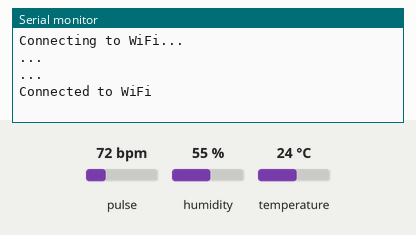
The sketch below on a simulated ESP32. Shown: the last lines printed to the serial monitor. The inputs (shaded band) are chosen by the test bench; at power-on: pulse 72 bpm, humidity 55 %, temperature 24 °C. WiFi joins after 1.5 s; servers stay silent unless stated; web services answer with replies made up by the test bench.

Above: at 3.2 s.
3.3 s: pulse set to 118 bpm
At 16.2 s:
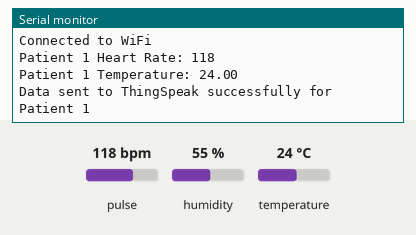
16.5 s: pulse set to 122 bpm
At 31.6 s:
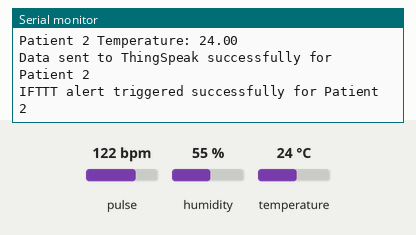

The sketch:

MultipleRemoteHealthMonitoring.ino
```cpp
#define USE_ARDUINO_INTERRUPTS true
#include <PulseSensorPlayground.h>
#include <Wire.h>
#include <DHT.h>
#include <WiFi.h>
#include <HTTPClient.h>

// Define patient structure
struct Patient {
    String patientID;
    String roomNo;
    int heartRate;
    float temperature;
};

// Create virtual patients
Patient patient1 = {"Patient 1", "Room 101", 0, 0};  // Real data
Patient patient2 = {"Patient 2", "Room 102", 0, 0};  // Simulated data

// Pulse Sensor setup
const int PULSE_INPUT = 34;  // GPIO34 for ESP32
const int THRESHOLD = 550;   // Threshold for heart rate detection
PulseSensorPlayground pulseSensor;

// DHT setup
#define DHTPIN 23
#define DHTTYPE DHT11
DHT dht(DHTPIN, DHTTYPE);

// Wi-Fi and ThingSpeak setup
const char* ssid = "//yourSSID//";
const char* password = "//Your pass// ";
String apiKeyPatient1 = "*******";  // ThingSpeak API Key for Patient 1
String apiKeyPatient2 = "********";  // ThingSpeak API Key for Patient 2
const char* server = "http://api.thingspeak.com/update";

// IFTTT setup
const char* ifttt_event_name_1 = "patient_1_alert";  // Event for Patient 1
const char* ifttt_event_name_2 = "patient_2_alert";  // Event for Patient 2
const char* ifttt_key = "caT3j1GCDuE7i6NMXRFw5c";
String ifttt_url_1 = "http://maker.ifttt.com/trigger/" + String(ifttt_event_name_1) + "/with/key/" + String(ifttt_key);
String ifttt_url_2 = "http://maker.ifttt.com/trigger/" + String(ifttt_event_name_2) + "/with/key/" + String(ifttt_key);

// Timing variables
unsigned long lastSwitchTime = 0;
const unsigned long switchInterval = 15000;  // 15 seconds
int currentPatient = 1; // Start with Patient 1

// Store the last valid heart rate for alerts
int lastValidHeartRate = 0;

void setup() {
    Serial.begin(115200);

    // Configure the PulseSensor
    pulseSensor.analogInput(PULSE_INPUT);
    pulseSensor.setThreshold(THRESHOLD);
    pulseSensor.begin();

    // Wi-Fi setup
    Serial.println("Connecting to WiFi...");
    WiFi.begin(ssid, password);
    while (WiFi.status() != WL_CONNECTED) {
        delay(1000);
        Serial.println("...");
    }
    Serial.println("Connected to WiFi");

    // Initialize DHT sensor
    dht.begin();
}

void loop() {
    // Switch between patients every 15 seconds
    unsigned long currentTime = millis();
    if (currentTime - lastSwitchTime > switchInterval) {
        lastSwitchTime = currentTime;

        // Update current patient data
        if (currentPatient == 1) {
            updatePatientData(patient1);
            currentPatient = 2;
        } else {
            updatePatientData(patient2);
            currentPatient = 1;
        }
    }
}

void updatePatientData(Patient& patient) {
    // Update PulseSensor readings continuously
    pulseSensor.outputSample();

    // Check if a beat has been detected
    if (pulseSensor.sawStartOfBeat()) {
        patient.heartRate = pulseSensor.getBeatsPerMinute(); // Store latest heart rate
        Serial.print(patient.patientID);
        Serial.print(" Heart Rate: ");
        Serial.println(patient.heartRate); // Print heart rate to Serial
    }

    // Get temperature reading from DHT sensor
    patient.temperature = dht.readTemperature();
    if (isnan(patient.temperature)) {
        Serial.println("Failed to read from DHT sensor!");
    } else {
        Serial.print(patient.patientID);
        Serial.print(" Temperature: ");
        Serial.println(patient.temperature);
    }

    // Send data to ThingSpeak
    sendToThingSpeak(patient);

    // Check if heart rate exceeds 120 BPM or temperature exceeds 35°C and trigger IFTTT
    if (patient.heartRate > 120 || patient.temperature > 35) {
        sendAlert(patient);
    }
}

void sendToThingSpeak(Patient& patient) {
    String apiKey = (patient.patientID == "Patient 1") ? apiKeyPatient1 : apiKeyPatient2;
    if (WiFi.status() == WL_CONNECTED) {
        HTTPClient http;
        String url = String(server) + "?api_key=" + apiKey + "&field1=" + String(patient.temperature) + "&field2=" + String(patient.heartRate);
        http.begin(url);
        int httpCode = http.GET();

        if (httpCode > 0) {
            Serial.println("Data sent to ThingSpeak successfully for " + patient.patientID);
        } else {
            Serial.println("Error in sending data to ThingSpeak for " + patient.patientID);
        }
        http.end();
    }
}

void sendAlert(Patient& patient) {
    if (WiFi.status() == WL_CONNECTED) {
        HTTPClient http;
        String ifttt_url = (patient.patientID == "Patient 1") ? ifttt_url_1 : ifttt_url_2;
        String ifttt_alert_url = ifttt_url + "?value1=" + String(patient.heartRate) + "&value2=" + String(patient.temperature);
        http.begin(ifttt_alert_url);
        int httpCode = http.POST("");  // Send a POST request to trigger the alert

        if (httpCode > 0) {
            Serial.println("IFTTT alert triggered successfully for " + patient.patientID);
        } else {
            Serial.println("Error in triggering IFTTT alert for " + patient.patientID);
        }
        http.end();
    }
}
```

Measured:
- the behaviour switches between 120 and 121 bpm on pulse (found by bisection; images 1 and 2)
- after the input at 3.3 s, the serial monitor: prints a new line after 11.7 s (image 1)
- after the input at 16.5 s, the serial monitor: prints a new line after 13.5 s (image 2)
